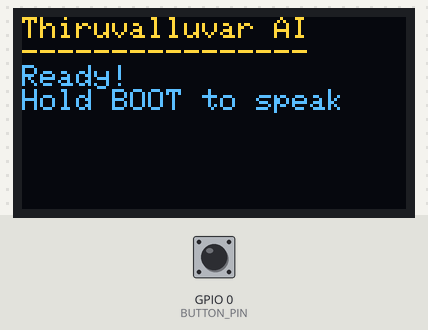
Bench run of a sketch on a simulated ESP32. Parts: 128×64 one-colour display. The test bench sets the inputs (shaded band); at power-on: GPIO 0 (BUTTON_PIN) HIGH. The OLED is the two-colour kind (top 16 rows yellow); WiFi joins after 1.5 s; servers stay silent unless stated; I2S audio is not simulated (input reads silence); uploads are accepted with an empty reply; what the sketch prints to the serial monitor is not drawn.

Above: at 2.8 s.
2.9 s: GPIO 0 (BUTTON_PIN) pulled LOW for 0.15 s
At 4.4 s:
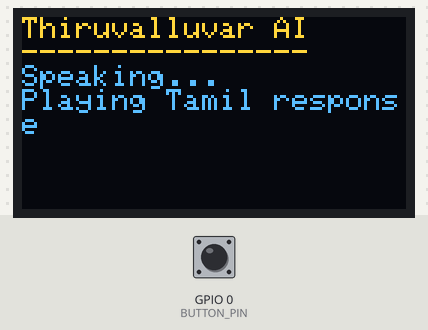
6.0 s: GPIO 0 (BUTTON_PIN) pulled LOW for 1 s
At 6.8 s:
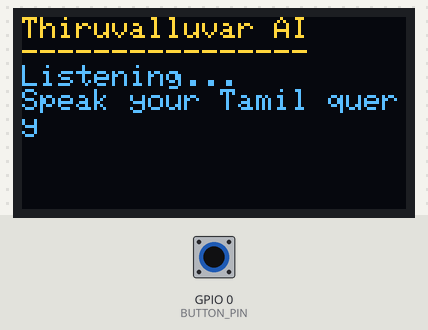
9.7 s: GPIO 0 (BUTTON_PIN) pulled LOW for 3.2 s
At 11.37 s:
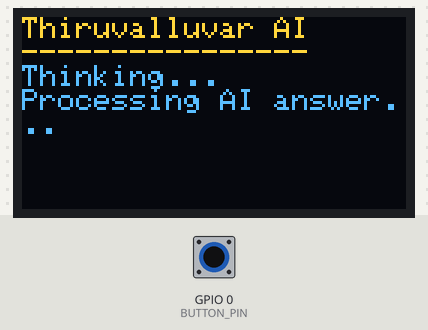
Timing chart, 0 to 12.9 s (numbered marks = the images above; inputs shaded):
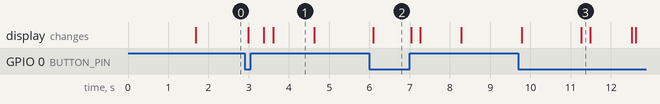

Measured:
- after the input at 2.9 s, the display: first changes after 0.08 s (image 1 shows a later state)
- after the input at 6.0 s, the display: changes after 0.09 s (image 2)
- after the input at 9.7 s, the display: first changes after 0.08 s (image 3 shows a later state)
- what the display in image 1 shows lasts 1.0 s, from 3.6 s to 4.6 s

The sketch:

thiruvalluvar_esp32_client.ino
```cpp
/*
  Thiruvalluvar Voice AI - ESP32 Hardware Client
  ────────────────────────────────────────────────────────────────────────
  Exact Pinout from Schematic (TirtheshBuilds / Cirkit Designer):

    1. INMP441 I2S Microphone:
       - VDD  -> 3V3
       - GND  -> GND
       - L/R  -> GND (Left channel mono)
       - SD   -> GPIO 32 (D32)
       - WS   -> GPIO 33 (D33)
       - SCK  -> GPIO 14 (D14)

    2. MAX98357A I2S DAC Audio Amplifier:
       - VIN  -> VIN (5V)
       - GND  -> GND
       - LRC  -> GPIO 25 (D25)
       - DIN  -> GPIO 26 (D26)
       - BCLK -> GPIO 27 (D27)
       - Speaker +/- -> Connected to 3W speaker

    3. SSD1306 0.96" OLED Display (I2C):
       - VCC  -> 3V3
       - GND  -> GND
       - SCL  -> GPIO 15 (D15)
       - SDA  -> GPIO 4  (D4)

    4. Button:
       - Built-in BOOT button on ESP32 (GPIO 0)
         (Press and hold BOOT to speak, release to send)

  Required Libraries in Arduino IDE:
    - Adafruit SSD1306 & Adafruit GFX
*/

#include <WiFi.h>
#include <WiFiClientSecure.h>
#include <HTTPClient.h>
#include <driver/i2s.h>
#include <Wire.h>
#include <Adafruit_GFX.h>
#include <Adafruit_SSD1306.h>

// ─── 1. Wi-Fi & Live Cloudflare Endpoint ───────────────────────────────────────
const char* WIFI_SSID     = "YOUR_WIFI_NAME";      // <-- Put Wi-Fi name here
const char* WIFI_PASSWORD = "YOUR_WIFI_PASSWORD";  // <-- Put Wi-Fi password here

// Your live Cloudflare Tunnel endpoint:
const char* SERVER_URL    = "https://rare-houses-only-disclaimer.trycloudflare.com/api/v1/voice/talk";

// ─── 2. Pin Definitions (From Your Exact Schematic) ───────────────────────────
#define BUTTON_PIN      0     // Built-in BOOT button on ESP32

// OLED Display (I2C)
#define SCREEN_WIDTH    128
#define SCREEN_HEIGHT   64
#define OLED_RESET      -1
#define OLED_SDA        4     // D4 connected to SDA
#define OLED_SCL        15    // D15 connected to SCL
Adafruit_SSD1306 display(SCREEN_WIDTH, SCREEN_HEIGHT, &Wire, OLED_RESET);

// INMP441 Microphone Pins (I2S Input)
#define I2S_MIC_PORT    I2S_NUM_0
#define I2S_MIC_SCK     14    // D14 connected to SCK
#define I2S_MIC_WS      33    // D33 connected to WS
#define I2S_MIC_SD      32    // D32 connected to SD

// MAX98357A Speaker Pins (I2S Output)
#define I2S_SPK_PORT    I2S_NUM_1
#define I2S_SPK_BCLK    27    // D27 connected to BCLK
#define I2S_SPK_DIN     26    // D26 connected to DIN
#define I2S_SPK_LRC     25    // D25 connected to LRC

// ─── 3. Audio Config ─────────────────────────────────────────────────────────
#define SAMPLE_RATE     16000
#define RECORD_SECONDS  4     // Maximum question duration (seconds)
#define BUFFER_SIZE     (SAMPLE_RATE * 2 * RECORD_SECONDS) // 16-bit = 2 bytes per sample

uint8_t* recordBuffer = NULL;

// ─── 4. OLED Display Helper ──────────────────────────────────────────────────
void showStatus(const char* line1, const char* line2 = "") {
  display.clearDisplay();
  display.setTextSize(1);
  display.setTextColor(SSD1306_WHITE);
  display.setCursor(0, 0);
  display.println("Thiruvalluvar AI");
  display.println("----------------");
  display.setTextSize(1);
  display.println(line1);
  if (strlen(line2) > 0) {
    display.println(line2);
  }
  display.display();
}

// ─── 5. I2S Setup ────────────────────────────────────────────────────────────
void setupI2SMicrophone() {
  i2s_config_t i2s_config = {
    .mode = (i2s_mode_t)(I2S_MODE_MASTER | I2S_MODE_RX),
    .sample_rate = SAMPLE_RATE,
    .bits_per_sample = I2S_BITS_PER_SAMPLE_16BIT,
    .channel_format = I2S_CHANNEL_FMT_ONLY_LEFT,
    .communication_format = I2S_COMM_FORMAT_STAND_I2S,
    .intr_alloc_flags = ESP_INTR_FLAG_LEVEL1,
    .dma_buf_count = 4,
    .dma_buf_len = 1024,
    .use_apll = false
  };

  i2s_pin_config_t pin_config = {
    .bck_io_num = I2S_MIC_SCK,
    .ws_io_num = I2S_MIC_WS,
    .data_out_num = I2S_PIN_NO_CHANGE,
    .data_in_num = I2S_MIC_SD
  };

  i2s_driver_install(I2S_MIC_PORT, &i2s_config, 0, NULL);
  i2s_set_pin(I2S_MIC_PORT, &pin_config);
}

void setupI2SSpeaker() {
  i2s_config_t i2s_config = {
    .mode = (i2s_mode_t)(I2S_MODE_MASTER | I2S_MODE_TX),
    .sample_rate = 22050, // Piper TTS standard sample rate
    .bits_per_sample = I2S_BITS_PER_SAMPLE_16BIT,
    .channel_format = I2S_CHANNEL_FMT_RIGHT_LEFT,
    .communication_format = I2S_COMM_FORMAT_STAND_I2S,
    .intr_alloc_flags = ESP_INTR_FLAG_LEVEL1,
    .dma_buf_count = 6,
    .dma_buf_len = 512,
    .use_apll = false
  };

  i2s_pin_config_t pin_config = {
    .bck_io_num = I2S_SPK_BCLK,
    .ws_io_num = I2S_SPK_LRC,
    .data_out_num = I2S_SPK_DIN,
    .data_in_num = I2S_PIN_NO_CHANGE
  };

  i2s_driver_install(I2S_SPK_PORT, &i2s_config, 0, NULL);
  i2s_set_pin(I2S_SPK_PORT, &pin_config);
}

// ─── 6. WAV Header Generator ─────────────────────────────────────────────────
void createWavHeader(byte* header, int totalDataLen) {
  int totalFileLen = totalDataLen + 36;
  int byteRate = SAMPLE_RATE * 1 * 2;

  header[0] = 'R'; header[1] = 'I'; header[2] = 'F'; header[3] = 'F';
  header[4] = (byte)(totalFileLen & 0xff);
  header[5] = (byte)((totalFileLen >> 8) & 0xff);
  header[6] = (byte)((totalFileLen >> 16) & 0xff);
  header[7] = (byte)((totalFileLen >> 24) & 0xff);
  header[8] = 'W'; header[9] = 'A'; header[10] = 'V'; header[11] = 'E';
  header[12] = 'f'; header[13] = 'm'; header[14] = 't'; header[15] = ' ';
  header[16] = 16; header[17] = 0; header[18] = 0; header[19] = 0;
  header[20] = 1; header[21] = 0;  // PCM
  header[22] = 1; header[23] = 0;  // Mono
  header[24] = (byte)(SAMPLE_RATE & 0xff);
  header[25] = (byte)((SAMPLE_RATE >> 8) & 0xff);
  header[26] = (byte)((SAMPLE_RATE >> 16) & 0xff);
  header[27] = (byte)((SAMPLE_RATE >> 24) & 0xff);
  header[28] = (byte)(byteRate & 0xff);
  header[29] = (byte)((byteRate >> 8) & 0xff);
  header[30] = (byte)((byteRate >> 16) & 0xff);
  header[31] = (byte)((byteRate >> 24) & 0xff);
  header[32] = 2; header[33] = 0;  // BlockAlign
  header[34] = 16; header[35] = 0; // BitsPerSample
  header[36] = 'd'; header[37] = 'a'; header[38] = 't'; header[39] = 'a';
  header[40] = (byte)(totalDataLen & 0xff);
  header[41] = (byte)((totalDataLen >> 8) & 0xff);
  header[42] = (byte)((totalDataLen >> 16) & 0xff);
  header[43] = (byte)((totalDataLen >> 24) & 0xff);
}

// ─── 7. Record Audio ─────────────────────────────────────────────────────────
int recordAudio() {
  showStatus("Listening...", "Speak your Tamil query");
  size_t bytesRead = 0;
  size_t totalBytes = 0;

  while (totalBytes < BUFFER_SIZE) {
    // If BOOT button was released, stop recording early
    if (digitalRead(BUTTON_PIN) == HIGH && totalBytes > (SAMPLE_RATE * 2)) {
      break;
    }
    i2s_read(I2S_MIC_PORT, (void*)(recordBuffer + 44 + totalBytes), 1024, &bytesRead, portMAX_DELAY);
    totalBytes += bytesRead;
  }

  // Prepend 44-byte WAV header
  createWavHeader(recordBuffer, totalBytes);
  return totalBytes + 44;
}

// ─── 8. Send to AI Server & Play Response ────────────────────────────────────
void sendAndPlayResponse(int totalWavBytes) {
  showStatus("Thinking...", "Processing AI answer...");

  WiFiClientSecure client;
  client.setInsecure(); // Allows Cloudflare Tunnel HTTPS without certificate bundles

  HTTPClient http;
  http.begin(client, SERVER_URL);
  http.addHeader("Content-Type", "audio/wav");
  http.setTimeout(35000); // 35s timeout for AI inference & network transit

  int httpCode = http.POST(recordBuffer, totalWavBytes);

  if (httpCode == HTTP_CODE_OK) {
    showStatus("Speaking...", "Playing Tamil response");
    WiFiClient* stream = http.getStreamPtr();

    // Skip the 44-byte WAV header from the incoming response
    uint8_t headerDiscard[44];
    stream->readBytes(headerDiscard, 44);

    uint8_t playBuffer[512];
    size_t bytesWritten;

    while (http.connected() && (stream->available() || stream->connected())) {
      int len = stream->readBytes(playBuffer, sizeof(playBuffer));
      if (len > 0) {
        i2s_write(I2S_SPK_PORT, playBuffer, len, &bytesWritten, portMAX_DELAY);
      }
    }
    showStatus("Ready!", "Hold BOOT to speak");
  } else {
    String err = "HTTP Error: " + String(httpCode);
    showStatus("Server Error", err.c_str());
    delay(2500);
    showStatus("Ready!", "Hold BOOT to speak");
  }

  http.end();
}

// ─── Setup ───────────────────────────────────────────────────────────────────
void setup() {
  Serial.begin(115200);
  pinMode(BUTTON_PIN, INPUT_PULLUP);

  // Initialize OLED on D4 (SDA) and D15 (SCL) as wired in schematic
  Wire.begin(OLED_SDA, OLED_SCL);
  if (!display.begin(SSD1306_SWITCHCAPVCC, 0x3C)) {
    Serial.println("OLED init failed");
  }
  showStatus("Starting up...", "Connecting Wi-Fi");

  // Allocate audio buffer (in PSRAM if available, or internal heap)
  if (psramFound()) {
    recordBuffer = (uint8_t*)ps_malloc(BUFFER_SIZE + 44);
    Serial.println("Using PSRAM for audio buffer");
  } else {
    recordBuffer = (uint8_t*)malloc(BUFFER_SIZE + 44);
    Serial.println("Using Internal Heap for audio buffer");
  }

  // Connect to Wi-Fi
  WiFi.begin(WIFI_SSID, WIFI_PASSWORD);
  while (WiFi.status() != WL_CONNECTED) {
    delay(400);
    Serial.print(".");
  }
  Serial.println("\nWiFi Connected! IP: " + WiFi.localIP().toString());

  // Setup I2S Mic & Speaker
  setupI2SMicrophone();
  setupI2SSpeaker();

  showStatus("Ready!", "Hold BOOT to speak");
}

// ─── Loop ────────────────────────────────────────────────────────────────────
void loop() {
  // Check if BOOT button is pressed (LOW when pressed with INPUT_PULLUP)
  if (digitalRead(BUTTON_PIN) == LOW) {
    delay(50); // Debounce
    if (digitalRead(BUTTON_PIN) == LOW) {
      int wavSize = recordAudio();
      sendAndPlayResponse(wavSize);
    }
  }
  delay(20);
}
```
